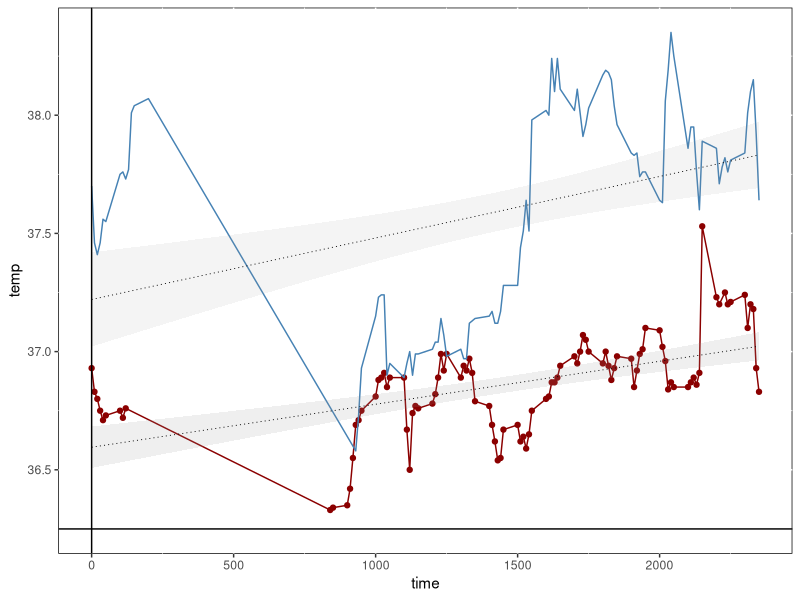

Write R code to recreate this figure.
beaver11<-beaver1[-c(101:114), ]
beaver11
identical(beaver1,beaver11)

# if false then

df<-data.frame(beaver11,beaver2)

library(ggplot2)

ggplot(df) +
  geom_line(aes(y = temp, x=time), color = "darkred") +
  geom_point(aes(y = temp, x=time), color = "darkred") +
  geom_line(aes(y = temp.1, x=time.1), color="steelblue") +
  geom_smooth(aes(y = temp, x=time), method = "lm" , color = "black",size=.3, linetype=3, alpha=.15) +
  geom_smooth(aes(y = temp.1, x=time.1), method="lm", color="black",size=.3, linetype=3, alpha=.1)+
  geom_vline(xintercept = 0)+ geom_hline(yintercept = 36.25)+
  theme(panel.background = element_rect(fill = 'white', colour = '1'))


